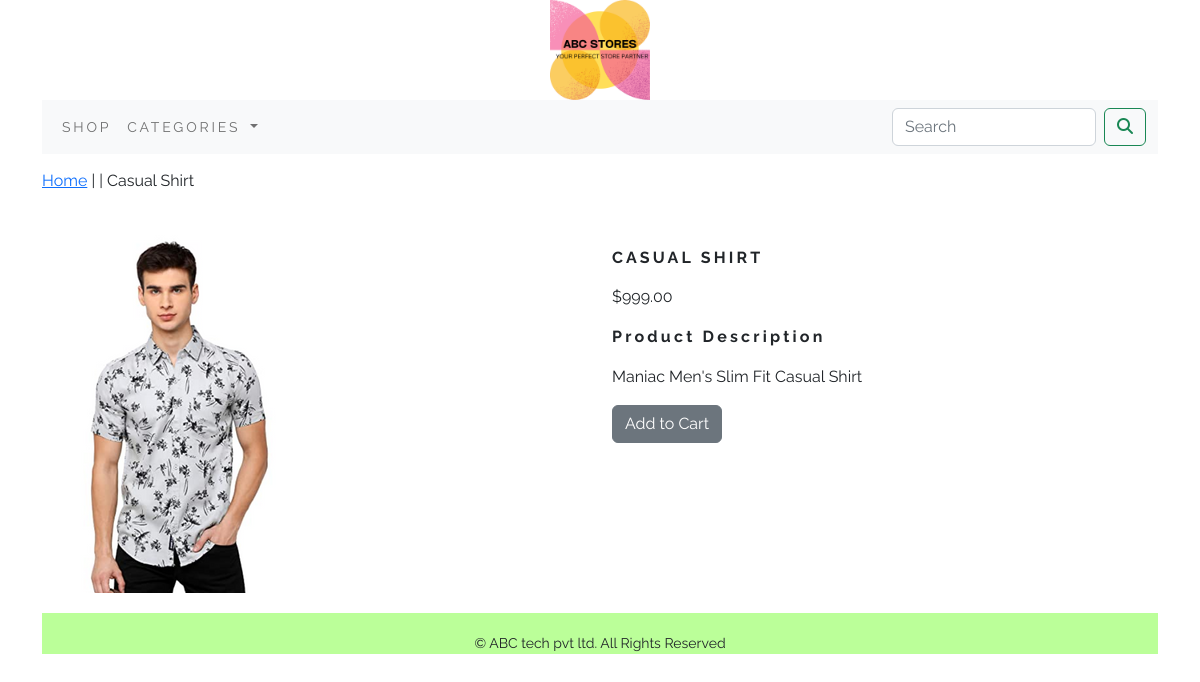
/shop/shirts/casual-shirt/, run on the app's committed database.
### shop/models.py (models this page shows, shortened)
class Product(models.Model):
    name=models.CharField(max_length=250,unique=True)
    slug=models.SlugField(max_length=250,unique=True)
    description=models.TextField(blank=True)
    price=models.DecimalField(max_digits=10,decimal_places=2)
    category=models.ForeignKey(Category,on_delete=models.CASCADE)
    image=models.ImageField(upload_to='productimages',blank=True)
    stock=models.IntegerField()
    available=models.BooleanField(default=True)
    created=models.DateTimeField(auto_now_add=True)
    updated=models.DateTimeField(auto_now=True)
    class Meta:
        ordering=('name',)
        verbose_name='product'
        verbose_name_plural='products'

### shop/views.py (the view)
# urls.py: path('<slug:c_slug>/<slug:product_slug>/', views.prodetail,name='prodcatdetail'),
def prodetail(request,c_slug,product_slug):
    try:
        product=Product.objects.get(category__slug=c_slug,slug=product_slug)
    except Exception as e:
        raise e
    return render(request,'product.html',{'product':product})

### cart/context_processors.py (called while the page is built)
def counter(request):
    item_count=0
    if 'admin' in request.path:
        return {}
    else:
        try:
            cart=Cart.objects.filter(cart_id=_cart_id(request))
            cart_item=CartItem.objects.all().filter(cart=cart[:1])
            for cart_item in cart_item:
                item_count += cart_item.quantity
        except Cart.DoesNotExist:
            item_count = 0
    return dict(item_count=item_count)

### cart/views.py (called while the page is built)
def _cart_id(request):
    cart=request.session.session_key
    if not cart:
        cart=request.session.create()
    return cart

### shop/context_processors.py (called while the page is built)
def menu_links(request):
    links=Category.objects.all()
    return dict(links=links)

### shop/models.py (called while the page is built)
    def get_url(self):
        return reverse('shop:product_by_category',args=[self.slug])

### templates/product.html (shortened to what this page needs)
{% extends 'base.html' %}
{% load static %}
{% block content %}
<div class="row my_product_row_class">
    <div class="mx_auto">
        <p> <a  href="{% url 'shop:allProdCat' %}">Home</a> | <a href="{{product.category.get_url}}"></a> | {{product.name}} </p>
    </div>
<div class="container">
<br>
    <div class="row">
        <div class="col-6 col-sm-12 col-md-12 col-lg-6 ">
            <div>
                <img src="{{product.image.url}}" alt="{{product.name}}">
            </div>
        </div>
        <div class="col-6 col-sm-12 col-md-12 col-lg-6">
                <div>
                    <h1 class="my_product_title"><b>{{product.name}}</b></h1>
                    <p>${{product.price}}</p>
                    <p class="my_title"><b>Product Description</b></p>
                    <p class="text-justify my_product_text">{{product.description}}</p>
                    {% if product.stock <= 0 %}
                        <p class="text-justify my_product_text"><b>Out of Stock</b></p>
                    {% else %}
                     <a class="btn btn-secondary" href="{% url 'cart:add_cart' product.id %}">Add to Cart</a>
                    {% endif %}
                </div>
        </div>
    </div>
</div>
{% endblock %}

### static/css/custom.css (style rules this page uses)
body { font-family: 'Raleway', sans-serif; }
.my_title { font-size:16px; text_transform:uppercase; letter-spacing:0.2em; }
.my_product_row_class { padding-top:15px; padding-bottom:20px; }
.my_product_title { font-size:16px; text-transform:uppercase; letter-spacing:0.2em; padding-top:15px; padding-bottom:10px; }
.my_product_text { padding-right:20px; }

### data on the page
Product: name "Casual Shirt", image (picture), name "CASUAL SHIRT", price "999.00", description "Maniac Men's Slim Fit Casual Shirt"
